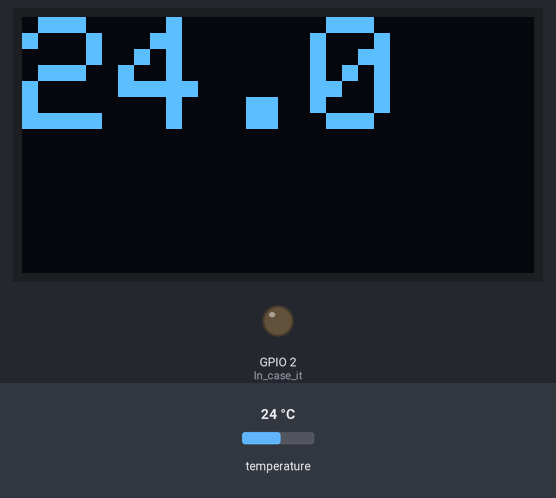
A sketch run on a simulated ESP32. Parts: 128×64 one-colour display, output pins drawn as LEDs (lit = HIGH). The test bench sets the inputs (shaded band); at power-on: temperature 24 °C. WiFi joins after 1.5 s; servers stay silent unless stated; random numbers use the default seed unless the sketch sets one; no MQTT or app messages arrive unless stated; what the sketch prints to the serial monitor is not drawn.

Above: at 3.3 s.
3.4 s: temperature set to 12 °C
At 5.7 s:
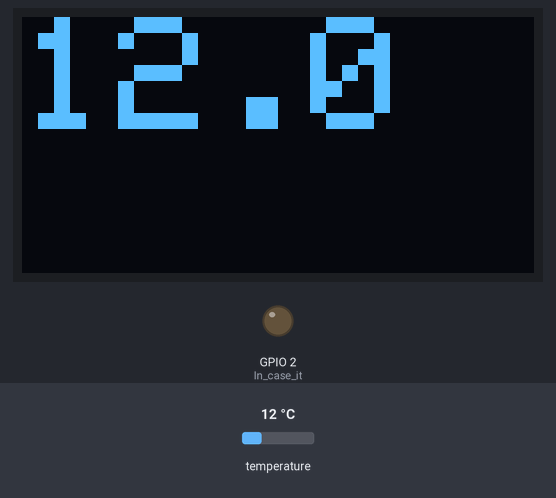
6.2 s: temperature set to 19 °C
At 7.3 s:
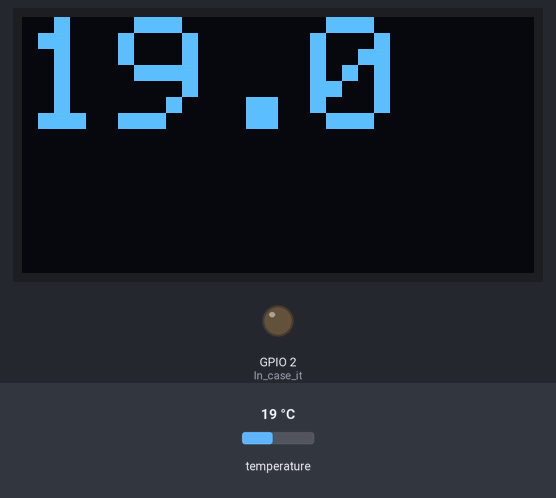
10.2 s: temperature set to 28 °C
At 11.6 s:
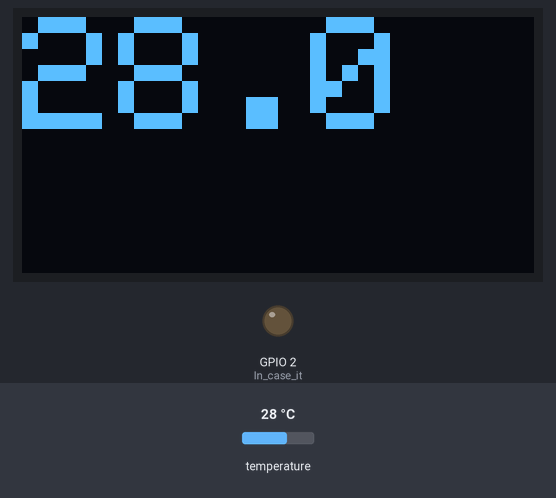
Timing chart, 0 to 13.2 s (numbered marks = the images above; inputs shaded):
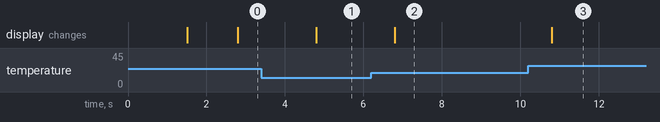

The sketch:

main.cpp.ino
```cpp
#include <Arduino.h>
#include <PubSubClient.h>
#include <WiFi.h>
#include <Wire.h>
#include <Adafruit_SSD1306.h>
#include <Adafruit_GFX.h>
#include <OneWire.h>
#include <DallasTemperature.h>

#define SCREEN_WIDTH 128
#define SCREEN_HEIGHT 64
#define DATA 15
#define OLED_RESET     -1

//WIFI Credentials
const char* ssid = "Oceans 2.4GHz";
const char* password = "Amelie2208";

//MQTT Credentials
const char *mqtt_server = "driver.cloudmqtt.com";
const int mqtt_port = 18897;
const char *mqtt_user = "cotvfnff";
const char *mqtt_pass = "L2YawbHDgZ1n";

WiFiClient espClient;
PubSubClient client(espClient);

Adafruit_SSD1306 display(SCREEN_WIDTH, SCREEN_HEIGHT, &Wire, OLED_RESET);
OneWire ourWire (DATA);
DallasTemperature sensor (&ourWire);

long lastMsg = 0;
char msg[50];
int value = 0;

void callback(char* topic, byte* payload, unsigned int length){
  Serial.print("Message received from topic -> ");
  Serial.print(topic);
  Serial.print("/n");

  for(int i = 0; i < length; i++){
    Serial.print((char)payload[i]);
  }

  Serial.println();
}

void reconnect(){
  while(!client.connected()){
    Serial.println("Trying to reconnect to MQTT Server...");
    String clientID = getRandomClientID();
    if(client.connect(clientID.c_str(),mqtt_user,mqtt_pass)){
      Serial.println("Connection to MQTT Server sucessfull!");
      client.publish("TestReconnect","Test message for reconnection.");
      client.subscribe("webClient");
    }else{
      Serial.println("Connection fail!");
      Serial.print(client.state());
      Serial.print("Trying again in 5 seconds..");
      delay(5000);
    }
  }
}

String getRandomClientID(){
  String clientID = "IoT_Temperature_Sensor";
  clientID = clientID + String(random(0xffff),HEX);
  return clientID;
}

void connectToWifi(){
  Serial.println();
  Serial.print("Connecting to...");
  Serial.println(ssid);
  WiFi.begin(ssid,password);

  while(WiFi.status() != WL_CONNECTED){
    delay(500);
    Serial.println("WiFi ESP32 Status: " + String(WiFi.status()));
  }

  Serial.println("");
  Serial.println("Connected to red WiFi");
  Serial.println("IP Address: ");
  Serial.println(WiFi.localIP());
}

void printTemperatureToMonitor(float temp){
  Serial.print(temp);
  Serial.println(" Grados Centrigrados");
}

void printTermperatureToScreen(float temp){
  display.setTextSize(4);
  display.setCursor(0,0);
  display.println(String(temp,1));
  display.display();
}

float getTemperatureFromDS18B20(){
  sensor.requestTemperatures();
  return sensor.getTempCByIndex(0);
}

void setup() {
  #ifdef BUILTIN_LED
  pinMode(BUILTIN_LED,OUTPUT);     // In case it's on, turn output off, sometimes PIN-5 on some boards is used for SPI-SS
  #endif
  Serial.begin(115200);
  connectToWifi();
  client.setServer(mqtt_server,mqtt_port);
  client.setCallback(callback);

  if(!display.begin(SSD1306_SWITCHCAPVCC, 0x3C)) { // Address 0x3C for 128x32
    Serial.println(F("ERROR: Unabled to connect to OLED screen!"));
  }
  display.clearDisplay();
  display.setTextColor(WHITE,BLACK);
  sensor.begin();
}

void loop() {
  if(!client.connected()){
    reconnect();
  }
  client.loop();

  if(millis() - lastMsg > 2000){
    lastMsg = millis();

    float temp = getTemperatureFromDS18B20();
    printTemperatureToMonitor(temp);
    printTermperatureToScreen(temp);

    String message = "Temperature --> " + String(temp);
    message.toCharArray(msg, 50);
    client.publish("temperature",msg);
    Serial.println("Message --> " + message + " --> sent!");
  }

}
```

Measured:
- after the input at 3.4 s, the display: changes after 1.4 s (image 1)
- after the input at 6.2 s, the display: changes after 0.59 s (image 2)
- after the input at 10.2 s, the display: changes after 0.60 s (image 3)
